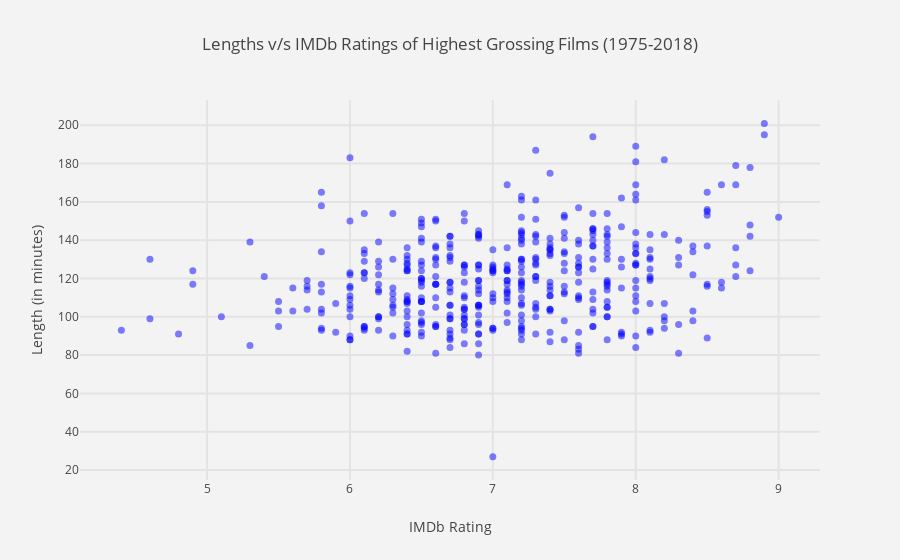

Here is the notebook cell this chart was saved with:
### Markdown cell above
###  IMDb Rating versus Length of a film
The length(in minutes) for each of the films is stored in `length` column of our `data`.

### Code cell
from plotly.offline import init_notebook_mode, iplot
import plotly.graph_objs as go

trace = go.Scatter(
    x = dataset.imdb_rating,
    y = dataset.length,
    text = dataset.title,
    marker = dict(color = 'blue', size = 7, opacity = 0.5),
    mode = 'markers'
)

data = [trace]

layout = go.Layout(
    title = 'Lengths v/s IMDb Ratings of Highest Grossing Films (1975-2018)',
    xaxis = dict(title = 'IMDb Rating', gridwidth = 2),
    yaxis = dict(title = 'Length (in minutes)', gridwidth = 2),
    hovermode = 'closest',
    paper_bgcolor='rgb(243, 243, 243)',
    plot_bgcolor='rgb(243, 243, 243)'
)

figure = go.Figure(data = data, layout = layout)
init_notebook_mode(connected=True)
iplot(figure)

### Figure 1 — Plotly figure (JSON) as saved in the notebook; plotly's stock layout.template omitted (floating-point values rounded to 4 significant figures; data arrays with more than 128 entries replaced by an {"elided": "..."} marker saying what was removed)
{"data": [{"marker": {"color": "blue", "opacity": 0.5, "size": 7}, "mode": "markers", "text": {"elided": "437 str values"}, "x": {"elided": "437 float values"}, "y": {"elided": "437 int values"}, "type": "scatter", "uid": "462c2f01-7fd1-4872-ba1a-acb0e5422250"}], "layout": {"hovermode": "closest", "paper_bgcolor": "rgb(243, 243, 243)", "plot_bgcolor": "rgb(243, 243, 243)", "title": "Lengths v/s IMDb Ratings of Highest Grossing Films (1975-2018)", "xaxis": {"gridwidth": 2, "title": "IMDb Rating"}, "yaxis": {"gridwidth": 2, "title": "Length (in minutes)"}}}
